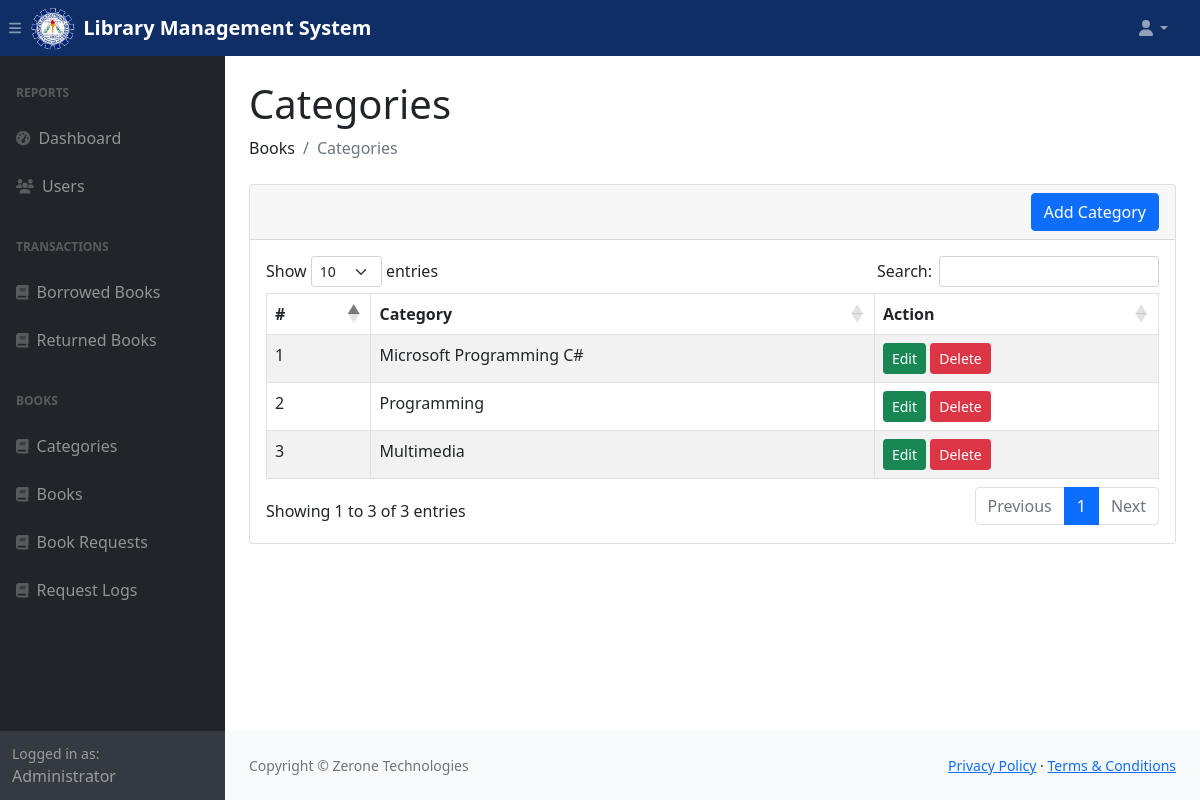
Screenshot of /admin/categories.php (signed in) with the database file from the repository.
### tables this page shows
CREATE TABLE `settings` (
  `id` int(11) NOT NULL,
  `wbsiteTitle` varchar(160) NOT NULL,
  `wbsiteDesc` varchar(1000) NOT NULL,
  `wbsiteHeadColor` varchar(160) NOT NULL,
  `wbsiteFavIcon` varchar(160) NOT NULL
);

CREATE TABLE `categories` (
  `id` int(11) NOT NULL,
  `bookCategory` varchar(191) NOT NULL
);

### admin/settings-query.php (called while the page is built)
<?php
	$query = "SELECT * FROM settings WHERE id = '1' ";
    $query_run = mysqli_query($con, $query);
    $settingsData = mysqli_fetch_assoc($query_run);
?>

### admin/categories.php (the view, shortened to what this page needs)
<?php
include('dbcon.php');
include('includes/header.php');
?>
<div class="container-fluid px-4">
    <h1 class="mt-4">Categories</h1>
    <ol class="breadcrumb mb-4">
        <li class="breadcrumb-item">Books</li>
        <li class="breadcrumb-item active">Categories</li>
    </ol>
    <div class="row">
        <div class="col-md-12">
            <div class="card">
                <div class="card-header">
                    <button type="button" class="btn btn-primary float-end" data-bs-toggle="modal" data-bs-target="#categoryAddModal">
                        Add Category
                    </button>
                </div>
                <div class="card-body table-responsive">
                    <table id="categoryTable" class="table table-bordered table-striped">
                        <thead>
                            <tr>
                                <th>#</th>
                                <th>Category</th>
                                <th>Action</th>
                            </tr>
                        </thead>
                        <tbody>
                            <?php
                                $query = "SELECT * FROM categories";
                                $query_run = mysqli_query($con, $query);
                                if(mysqli_num_rows($query_run) > 0) {
                                    foreach($query_run as $category) {
                                        ?>
                                        <tr>
                                            <td><?= $category['id']; ?></td>
                                            <td><?= $category['bookCategory']; ?></td>
                                            <td>
                                                <button type="button" class="editCategoryBtn btn btn-success btn-sm">Edit</button>
                                                <form action="category-code.php" method="POST" class="d-inline">
                                                    <button type="submit" name="delete_category" value="<?=$category['id'];?>" class="btn btn-danger btn-sm">Delete</button>
                                                </form>
                                            </td>
                                        </tr>
                                        <?php
                                    }
                                }
                                else {
                                }
                            ?>
                        </tbody>
                    </table>
                </div>
            </div>
        </div>
    </div>
</div>
<?php
include('includes/footer.php');
include('includes/scripts.php');
?>

### admin/includes/navbar-top.php (shortened to what this page needs)
<nav class="sb-topnav navbar navbar-expand navbar-dark" style="background-color: <?php echo $settingsData['wbsiteHeadColor'];?>;">
    <button class="btn btn-link btn-sm order-1 order-lg-0 me-4 me-lg-0" id="sidebarToggle" href="#!"><i class="fas fa-bars"></i></button>
    <img src="../admin/assets/img/cspcLogo.png" alt="Logo" width="45" height="45" class="d-inline-block align-text-top">
    <b><a class="navbar-brand ps-2" href="index.php"><?php echo $settingsData['wbsiteTitle'];?></a></b>
    <ul class="navbar-nav ms-auto ms-md-0 me-3 me-lg-4">
        <li class="nav-item dropdown">
            <a class="nav-link dropdown-toggle" id="navbarDropdown" href="#" role="button" data-bs-toggle="dropdown" aria-expanded="false"><i class="fas fa-user fa-fw"></i></a>
        </li>
    </ul>
</nav>

### rows the page displays
settings: wbsiteTitle "Library Management System"
categories: id "1", bookCategory "Microsoft Programming C#"
categories: id "2", bookCategory "Programming"
categories: id "3", bookCategory "Multimedia"
